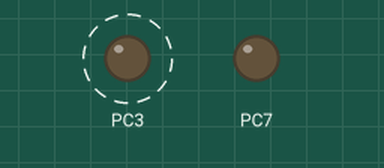
A program run on a simulated ATmega32, built with avr-gcc and emulated at 8 MHz. On the bench: output pins drawn as LEDs (lit = HIGH). Dashed ring = blinking.

Above: at 0.4 s.
At 7.4 s:
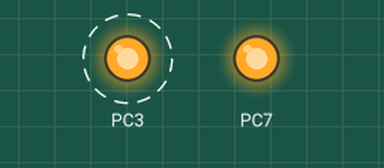
Timing chart, 0 to 9.2 s (numbered marks = the images above):
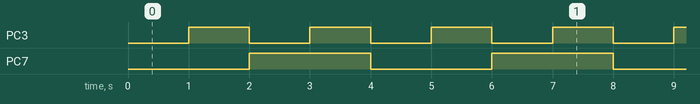

Measured:
- by itself, PC3: alternates HIGH for 1.0 s and LOW for 1.0 s
- by itself, PC7: alternates HIGH for 2.0 s and LOW for 2.0 s
- by itself, everything shown: repeats every 4.0 s, in 4 steps

The program:

main.c
```c
/*
 * main.c
 *
 *  Created on: Jul 27, 2022
 *      Author: Riad
 */

#include "../LIB/STD_TYPES.h"
#include "../LIB/BIT_MATH.h"

#include "../MCAL/DIO/DIO_int.h"
#include "../MCAL/GIE/GIE_int.h"
#include "../MCAL/TMR/TMR_int.h"

static u08 G_u08Flag=0;

void toggle(void)
{
	G_u08Flag ++;
	DIO_vToglPinVal(DIO_PORTC,DIO_PIN3);
	if (G_u08Flag%2 ==0)
	{
		DIO_vToglPinVal(DIO_PORTC,DIO_PIN7);
	}
}

int main (void)
{
	GIE_vEnableGlobalInterrupt();
	DIO_vSetPinDir(DIO_PORTC,DIO_PIN3,DIO_OUTPUT);
	DIO_vSetPinDir(DIO_PORTC,DIO_PIN7,DIO_OUTPUT);
	TMR_vInit();
	TMR_vSetPreloadValue(192);
	TMR_vSetInterval_OVF_Asynch(3906,toggle);
	//TMR_vSetInterval_CTC_Asynch(20000,150,toggle);
	TMR_vStartTMR();


	while(1)
	{

	}


}


/*
 * LED Intensity
 *
 * 		for (u08 i=0 ; i<254; i++)
		{
			TMR_vSetCompareValue(i);
			_delay_ms(100);
		}
		for (u08 i=0 ; i<254; i++)
		{
			TMR_vSetCompareValue(255-i);
			_delay_ms(100);
		}
 */
```

BIT_MATH.h
```c
#define SET_BIT(reg,bit_num) (  (reg) |=  (1<<(bit_num)) )
#define CLR_BIT(reg,bit_num) (  (reg) &= ~(1<<(bit_num)) )
#define TOG_BIT(reg,bit_num) (  (reg) ^=  (1<<(bit_num)) )
#define GET_BIT(reg,bit_num) ( ((reg) >> (bit_num)) & 1 )
```

STD_TYPES.h
```c
#ifndef  _STD_TYPES_H
#define _STD_TYPES_H


 typedef unsigned char      u08        ;
 typedef unsigned short int u16        ;
 typedef unsigned int       u32        ;
 typedef signed char        s08        ;
 typedef signed short int   s16        ;
 typedef signed int         s32        ;
 typedef  float             f32        ;
 typedef  double            f64        ;

#ifndef NULL
#define NULL ((void*)0)
#endif


 #endif
```

DIO_int.h
```c
/*
 * DIO_int.h
 *
 *  Created on: May 17, 2022
 *      Author: Riad
 */

#ifndef MCAL_DIO_DIO_INT_H_
#define MCAL_DIO_DIO_INT_H_


#define DIO_INPUT 0
#define DIO_OUTPUT 1

#define DIO_HIGH 1
#define DIO_LOW 0

#include "DIO_prv.h"

void DIO_vSetPinDir (u08 A_u08PortNo , u08 A_u08PinNo , u08 A_u08Dir);
void DIO_vSetPinVal (u08 A_u08PortNo , u08 A_u08PinNo , u08 A_u08Val);
u08  DIO_u08GetPinVal(u08 A_u08PortNo , u08 A_u08PinNo);
void DIO_vSetPortDir(u08 A_u08PortNo , u08 A_u08Dir);
void DIO_vSetPortVal(u08 A_u08PortNo , u08 A_u08Val);
u08  DIO_u08GetPortVal(u08 A_u08PortNo);
void DIO_vToglPinVal(u08 A_u08PortNo , u08 A_u08PinNo);


#endif /* MCAL_DIO_DIO_INT_H_ */
```

DIO_prg.c
```c
/*
 * DIO_prg.c
 *
 *  Created on: May 17, 2022
 *      Author: Riad
 */

#include"../../LIB/STD_TYPES.h"
#include"../../LIB/BIT_MATH.h"

#include "DIO_int.h"
#include "DIO_prv.h"

void DIO_vSetPinDir (u08 A_u08PortNo , u08 A_u08PinNo , u08 A_u08Dir)
{
	if (A_u08Dir==DIO_OUTPUT)
	{
		switch(A_u08PortNo)
		{
		case DIO_PORTA :
			SET_BIT(DDRA,A_u08PinNo);
			break;
		case DIO_PORTB :
			SET_BIT(DDRB,A_u08PinNo);
			break;
		case DIO_PORTC :
			SET_BIT(DDRC,A_u08PinNo);
			break;
		case DIO_PORTD :
			SET_BIT(DDRD,A_u08PinNo);
			break;
		}
	}
	else if(A_u08Dir==DIO_INPUT)
	{
		switch(A_u08PortNo)
		{
		case DIO_PORTA :
			   CLR_BIT(DDRA,A_u08PinNo);
			   break;
		case DIO_PORTB :
			   CLR_BIT(DDRB,A_u08PinNo);
			   break;
		case DIO_PORTC :
			   CLR_BIT(DDRC,A_u08PinNo);
			   break;
		case DIO_PORTD :
			   CLR_BIT(DDRD,A_u08PinNo);
			   break;
	}


}}
void DIO_vSetPinVal (u08 A_u08PortNo , u08 A_u08PinNo , u08 A_u08Val)
{
	if (A_u08Val==DIO_HIGH)
	{
		switch(A_u08PortNo)
		{
		case DIO_PORTA :
			SET_BIT(PORTA,A_u08PinNo);
			break;
		case DIO_PORTB :
			SET_BIT(PORTA,A_u08PinNo);
			break;
		case DIO_PORTC :
			SET_BIT(PORTC,A_u08PinNo);
			break;
		case DIO_PORTD :
			SET_BIT(PORTD,A_u08PinNo);
			break;
		}
	}
	else if(A_u08Val==DIO_LOW)
	{
		switch(A_u08PortNo)
		{
		case DIO_PORTA :
			   CLR_BIT(PORTA,A_u08PinNo);
			   break;
		case DIO_PORTB :
			   CLR_BIT(PORTB,A_u08PinNo);
			   break;
		case DIO_PORTC :
			   CLR_BIT(PORTC,A_u08PinNo);
			   break;
		case DIO_PORTD :
			   CLR_BIT(PORTD,A_u08PinNo);
			   break;
	}

}}
u08 DIO_u08GetPinVal(u08 A_u08PortNo , u08 A_u08PinNo)
{

	u08 L_u08PinVal = 0;


	switch(A_u08PortNo)
	{
	case DIO_PORTA :
		L_u08PinVal =GET_BIT(PINA,A_u08PinNo);
		break;
	case DIO_PORTB :
		L_u08PinVal =GET_BIT(PINB,A_u08PinNo);
		break;
	case DIO_PORTC :
		L_u08PinVal =GET_BIT(PINC,A_u08PinNo);
		break;
	case DIO_PORTD :
		L_u08PinVal =GET_BIT(PIND,A_u08PinNo);
		break;
	}

	return L_u08PinVal;
}
void DIO_vSetPortDir(u08 A_u08PortNo , u08 A_u08Dir)
{
	switch(A_u08PortNo)
	{
	case DIO_PORTA :
		DDRA=A_u08Dir;
		break;
	case DIO_PORTB :
		DDRB=A_u08Dir;
		break;
	case DIO_PORTC :
		DDRC=A_u08Dir;
		break;
	case DIO_PORTD :
		DDRD=A_u08Dir;
		break;

}
}
void DIO_vSetPortVal(u08 A_u08PortNo , u08 A_u08Val)
{
	switch(A_u08PortNo)
	{
	case DIO_PORTA :
		PORTA=A_u08Val;
		break;
	case DIO_PORTB :
		PORTB=A_u08Val;
		break;
	case DIO_PORTC :
		PORTC=A_u08Val;
		break;
	case DIO_PORTD :
		PORTD=A_u08Val;
		break;

}
}
/*u08  DIO_u08GetPortVal(u08 A_u08PortNo)
{

}*/

void DIO_vToglPinVal(u08 A_u08PortNo , u08 A_u08PinNo)
{
	switch(A_u08PortNo)
	{
	case DIO_PORTA :
		TOG_BIT(PORTA,A_u08PinNo);
		break;
	case DIO_PORTB :
		TOG_BIT(PORTB,A_u08PinNo);
		break;
	case DIO_PORTC :
		TOG_BIT(PORTC,A_u08PinNo);
		break;
	case DIO_PORTD :
		TOG_BIT(PORTD,A_u08PinNo);
		break;
	}


}
```

DIO_prv.h
```c
/*
 * DIO_prv.h
 *
 *  Created on: Jul 18, 2022
 *      Author: Riad
 */

#ifndef MCAL_DIO_DIO_PRV_H_
#define MCAL_DIO_DIO_PRV_H_

/**
 * Port registers
 */
#define PORTA   *((volatile u08*) (0x3b) )
#define PORTB   *((volatile u08*) (0x38) )
#define PORTC   *((volatile u08*) (0x35) )
#define PORTD   *((volatile u08*) (0x32) )

/**
 * Direction Registers
 */
#define DDRA   *((volatile u08*) (0x3a) )
#define DDRB   *((volatile u08*) (0x37) )
#define DDRC   *((volatile u08*) (0x34) )
#define DDRD   *((volatile u08*) (0x31) )

/**
 * Pin Registers
 */
#define PINA   *((volatile u08*) (0x39) )
#define PINB   *((volatile u08*) (0x36) )
#define PINC   *((volatile u08*) (0x33) )
#define PIND   *((volatile u08*) (0x30) )

/**
 * Bits NOs
 */
#define DIO_PORTA 0
#define DIO_PORTB 1
#define DIO_PORTC 2
#define DIO_PORTD 3

#define DIO_PIN0 0
#define DIO_PIN1 1
#define DIO_PIN2 2
#define DIO_PIN3 3
#define DIO_PIN4 4
#define DIO_PIN5 5
#define DIO_PIN6 6
#define DIO_PIN7 7


#endif /* MCAL_DIO_DIO_PRV_H_ */
```

GIE_int.h
```c
/*
 * GIE_int.h
 *
 *  Created on: Jul 5, 2022
 *      Author: Riad
 */

#ifndef MCAL_GIE_GIE_INT_H_
#define MCAL_GIE_GIE_INT_H_

void GIE_vEnableGlobalInterrupt(void);
void GIE_vDisableGlobalInterrupt(void);


#endif /* MCAL_GIE_GIE_INT_H_ */
```

GIE_prg.c
```c
/*
 * GIE_prg.c
 *
 *  Created on: Jul 5, 2022
 *      Author: Riad
 */
#include "../../LIB/STD_TYPES.h"
#include "../../LIB/BIT_MATH.h"
#include "GIE_int.h"
#include <avr/io.h>

void GIE_vEnableGlobalInterrupt(void)
{
	SET_BIT(SREG,7);


}


void GIE_vDisableGlobalInterrupt(void)
{
	CLR_BIT(SREG,7);

}
```

TMR_cfg.h
```c
/*
 * TMR_cfg.h
 *
 *  Created on: Jul 27, 2022
 *      Author: Riad
 */

#ifndef MCAL_TMR_TMR_CFG_H_
#define MCAL_TMR_TMR_CFG_H_


/*========== Timer 0 configuration=========*/

#define TMR0_ENABLE  ENABLE

/*
 * Options :
 *  1-   TMR_OVF
 *  2-   TMR_CTC
 *  3-   TMR_FASTPWM
 *  4-   TMR_PASHECORRECT
 */

#define TMR0_MODE TMR_OVF


/*
 * OC0 Behavior On CTC Mode :
 *
 *   1- DISCONNECTED
 *   2- TOGGLE_ON_COMPARE
 *   3- CLEAR_ON_COMPARE
 *   4- SET_ON_COMPARE
 *
 *  OC0 On FASTPWM Mode:
 *
 *   1- DISCONNECTED
 *   2- CLEAR_ON_COMPARE--> Non-Inverting DC Ton while compare value
 *   3- SET_ON_COMPARE  --> Inverting DC  T off while compare value
 *
 *  OC0 On PHASECORRECT Mode:
 *
 *   1- DISCONNECTED
 *   2- CLEAR_ON_COMPARE -->Ton while compare value
 *   3- SET_ON_COMPARE   -->T off while compare value
 *
 */

#define OC0_MODE DISCONNECTED


/*
 * PRE Scaler Options :
 *
 *   1- TMR_PS_0 -->No Clock Source
 *   2- TMR_PS_1 -->No PRE Scaling
 *   3- TMR_PS_8
 *   4- TMR_PS_64
 *   5- TMR_PS_256
 *   6- TMR_PS_1024
 *   7-  EXT_CLCK_SOURCE_FALLING
 *   8-  EXT_CLCK_SOURCE_RISING
 *
 */


#define TMR0_PRESCALER TMR_PS_8


/*
 * Interrupt Enable Options:
 *   1- OVF_INTERRUPT ENABLE/DISABLE
 *   2- CTC_INTERRUPT ENABLE/DISABLE
 */

#define OVF_INTERRUPT ENABLE
#define CTC_INTERRUPT DISABLE

/*========== Timer1 configuration=========*/

#define TMR1_ENABLE  DISABLE


#endif /* MCAL_TMR_TMR_CFG_H_ */
```

TMR_int.h
```c
/*
 * TMR_int.h
 *
 *  Created on: Jul 27, 2022
 *      Author: Riad
 */

#ifndef MCAL_TMR_TMR_INT_H_
#define MCAL_TMR_TMR_INT_H_

#define TMR_CB_OVF  0//for callback function
#define TMR_CB_CTC  1


void TMR_vInit(void);
void TMR_vSetPreloadValue(/* Timer ID */u16 A_u16Preload);
void TMR_vSetInterval_OVF_Asynch(u16 A_u16Intervalcounts, void(*A_fptr)(void));
void TMR_vStartTMR(/* Timer ID */);
void TMR_vStopTMR(/* Timer ID */);
void TMR_vSetCompareValue(u16 A_u16CompareValue);
void TMR_vSetInterval_CTC_Asynch(u16 A_u16Intervalcounts,u16 A_u16CompareValue, void(*A_fptr)(void));


#endif /* MCAL_TMR_TMR_INT_H_ */
```

TMR_prg.c
```c
/*
 * TMR_prg.c
 *
 *  Created on: Jul 27, 2022
 *      Author: Riad
 */
#include "../../LIB/STD_TYPES.h"
#include "../../LIB/BIT_MATH.h"

#include "TMR_int.h"
#include "TMR_prv.h"
#include "TMR_cfg.h"


u32 G_u32IntervalCounts;

static void (*G_TMR0_Callback[2])(void); //array of ptr to func for Timer0

void TMR_vInit(void)
{
	/*
	 * Mode : Normal Overflow
	 * Interrupt : enable Overflow interrupt
	 * PRE scaler : No CLOCK -> Timer stopped
	 */

#if TMR0_ENABLE==ENABLE

	/*1-Wave Generation Mode*/
#if TMR0_MODE==TMR_OVF

	CLR_BIT(TCCR0,WGM01);
	CLR_BIT(TCCR0,WGM00);

#elif TMR0_MODE==TMR_CTC

	SET_BIT(TCCR0,WGM01);
	CLR_BIT(TCCR0,WGM00);

#elif TMR0_MODE==TMR_FASTPWM

	SET_BIT(TCCR0,WGM01);
	SET_BIT(TCCR0,WGM00);

#elif TMR0_MODE==TMR_PASHECORRECT

	CLR_BIT(TCCR0,WGM01);
	SET_BIT(TCCR0,WGM00);

#else
#error "Select a valid Timer Mode"
#endif

	/*2-Compare Match Mode*/

#if OC0_MODE==DISCONNECTED

	CLR_BIT(TCCR0,COM01);
	CLR_BIT(TCCR0,COM00);

#elif OC0_MODE==TOGGLE_ON_COMPARE

	CLR_BIT(TCCR0,COM01);
	SET_BIT(TCCR0,COM00);

#elif OC0_MODE==CLEAR_ON_COMPARE

	SET_BIT(TCCR0,COM01);
	CLR_BIT(TCCR0,COM00);

#elif OC0_MODE==SET_ON_COMPARE

	SET_BIT(TCCR0,COM01);
	SET_BIT(TCCR0,COM00);

#else
#error "Select Valid Behavior For OC0 Mode"
#endif

	/*3-Interrupt Enable*/

#if OVF_INTERRUPT==ENABLE

	SET_BIT(TIMSK,TOIE0);

#elif CTC_INTERRUPT==ENABLE

	SET_BIT(TIMSK,OCIE0);

#else
	CLR_BIT(TIMSK,TOIE0);
	CLR_BIT(TIMSK,OCIE0);
#endif

#endif

#if TMR1_ENABLE==ENABLE

#endif
	//TCCR0 = 0b01101000;
	//SET_BIT(TIMSK,0); // TOIE0
	 //SET_BIT(TIMSK,1);  // OCIE0
}


void TMR_vSetPreloadValue(/*u08 A_u08TMR_ID ,*/u16 A_u16Preload)
{
	/*switch(A_u08TMR_ID)
	{
	case TMR0 :*/
		TCNT0= A_u16Preload;
		//break;
	/*case TMR0 :
		TCNT0= A_u16Preload;
		break;
	case TMR0 :
		TCNT0= A_u16Preload;
		break;*/
	//}

}

void TMR_vSetCompareValue(/*u08 A_u08TMR_ID ,*/u16 A_u16CompareValue)
{
	OCR0 = A_u16CompareValue ;

}

void TMR_vSetInterval_OVF_Asynch(u16 A_u16Intervalcounts, void(*A_fptr)(void))
{
	G_u32IntervalCounts =A_u16Intervalcounts;


	G_TMR0_Callback[TMR_CB_OVF] = A_fptr ;

	/*
	 * start timer
	 */
	TMR_vStartTMR();
}

void TMR_vSetInterval_CTC_Asynch(u16 A_u16Intervalcounts,u16 A_u16CompareValue, void(*A_fptr)(void))
{
	G_u32IntervalCounts =A_u16Intervalcounts;


	G_TMR0_Callback[TMR_CB_CTC] = A_fptr ;

	TMR_vSetCompareValue(A_u16CompareValue);

	/*
	 * start timer
	 */
	TMR_vStartTMR();
}

void TMR_vStartTMR(/* Timer ID */)
{
	TCCR0 = (TCCR0 & 0xf8) | (TMR0_PRESCALER);

}

void TMR_vStopTMR(/* Timer ID */)
{
	TCCR0 = (TCCR0 & 0xf8) | (TMR_PS_0);


}


/*
 * Timer0 OVF ISR
 */

void __vector_11(void) __attribute__((signal));
void __vector_11(void)
{
	static u32 LS_u32counter = 0 ;

	LS_u32counter ++;

	if (LS_u32counter ==G_u32IntervalCounts )
	{
		if (G_TMR0_Callback[TMR_CB_OVF] != NULL)
		{
			G_TMR0_Callback[TMR_CB_OVF]();
			LS_u32counter = 0 ;
		}
	}
}


/*
 * Timer0 CTC ISR
 */
void __vector_10(void) __attribute__((signal));
void __vector_10(void)
{
	static u32 LS_u32counter = 0 ;

	LS_u32counter ++;

	if (LS_u32counter ==G_u32IntervalCounts )
	{
		if (G_TMR0_Callback[TMR_CB_CTC] != NULL)
		{
			G_TMR0_Callback[TMR_CB_CTC]();
			LS_u32counter = 0 ;
		}
	}
}
```

TMR_prv.h
```c
/*
 * TMR_prv.h
 *
 *  Created on: Jul 27, 2022
 *      Author: Riad
 */

#ifndef MCAL_TMR_TMR_PRV_H_
#define MCAL_TMR_TMR_PRV_H_


#define TMR_OVF               0
#define TMR_CTC               1
#define TMR_FASTPWM           2
#define TMR_PASHECORRECT      3


#define DISCONNECTED          0
#define TOGGLE_ON_COMPARE     1
#define CLEAR_ON_COMPARE      2
#define SET_ON_COMPARE        3

#define TMR_PS_0			  0b000
#define TMR_PS_1			  0b001
#define TMR_PS_8 			  0b010
#define TMR_PS_64			  0b011
#define TMR_PS_256            0b100
#define TMR_PS_1024           0b101
#define EXT_CLCK_SOURCE_FALLING         0b110
#define EXT_CLCK_SOURCE_RISING          0b111


#define ENABLE  1
#define DISABLE 0


/*=======Timer0 registers=======*/

#define TCCR0 *((volatile u08*) (0x53))
#define TCNT0 *((volatile u08*) (0x52)) //Counting Register
#define OCR0  *((volatile u08*) (0x5c)) //Compare Timer Register CTC
#define TIMSK *((volatile u08*) (0x59))
#define TIFR  *((volatile u08*) (0x58))

/*===========Timer 0 Bits========*/
#define CS00  0 //PRE Scaler
#define CS01  1 //PRE Scaler
#define CS02  2 //PRE Scaler
#define WGM01 3 //Waveform Generation Mode
#define COM00 4 //OC0 Behavior
#define COM01 5 //OC0 Behavior
#define WGM00 6 //Waveform Generation Mode
#define FOC0  7 //Check Data sheet
#define TOIE0 0 //CTC Interrupt Enable
#define OCIE0 1 //OVF Interrupt Enable
#define TOV0  0 //Flag When Overflow Occurs
#define OCF0  1 //Flag When Compare Match Occurs

/*=======Timer1 registers=======*/

#define TCCR1A *((volatile u08*) (0x))
#define TCCR1B *((volatile u08*) (0x))

#define TCNT1  *((volatile u16*) (0x4c))
#define OCR1A  *((volatile u08*) (0x))
#define OCR1B  *((volatile u08*) (0x))

#define ICR1 *((volatile u08*) (0x))


#endif /* MCAL_TMR_TMR_PRV_H_ */
```
